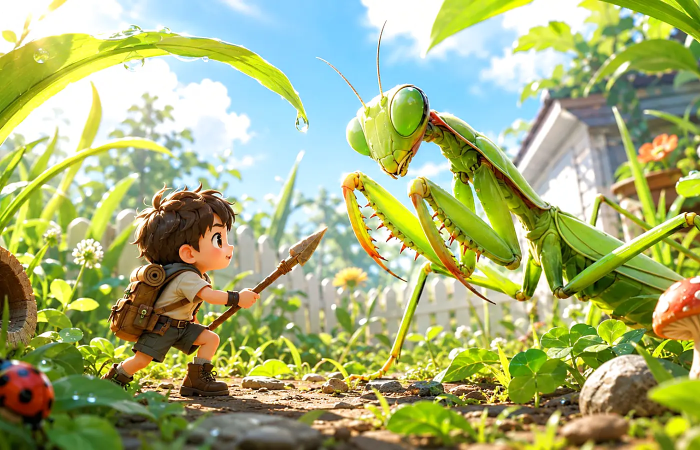
#> input picture assets/insect-main-v2.webp, 1400 x 900 px (shown at 1/2 size)
$ python -i studio_report.py   (imports and definitions only)
#> lines starting #> are read from the running program, lines starting #| are printed output that depends on the picture
#> further down, picture is the input picture: PIL image 1400x900 RGB; mean R, G, B 166.3, 176.6, 120.5
#!/usr/bin/env python3
"""Studio 실행 한 번 → 화면 검수 보고서 한 장 (바이브 엔진 시각 검수 · 2026-11-29).

오너: "스튜디오 스샷 한 번 찍을 때 많이·자세히", "항구가 다 비슷", "검증 안 된 결과 완료 처리 금지".
이 도구가 하는 일:
  1. 프레임(jpg/png)과 STUDIO_STEP_OUT 숫자를 모은다 (GitHub 실행 번호 또는 로컬 폴더).
  2. 항구(장면)마다 12각도 묶음 시트를 만든다 (studio_shots.py 각도 이름 기준).
  3. 이상 화면(너무 어두움/밝음/단색/빈 화면)을 표시한다.
  4. **항구끼리 같은 각도 사진이 너무 비슷하면 경고**한다(색 분포+구도 유사도). "다 똑같다"를 숫자로 잡는다.
  5. --prev 를 주면 같은 이름 사진을 전/후로 나란히 붙인다.
  6. REPORT.md 에 표로 정리한다 → PR 본문 "검증" 칸에 그대로 붙인다.

사용:
  studio_report.py <실행번호|프레임폴더> [--prev <실행번호|폴더>] [--out <폴더>] [--repo owner/name]
종료 코드: 이상 화면이 있으면 1 (비슷함 경고는 0, 보고서에만 적음)
"""
import glob
import os
import re
import subprocess
import sys

from PIL import Image, ImageChops, ImageDraw, ImageStat

sys.path.insert(0, os.path.join(os.path.dirname(os.path.abspath(__file__)), "..", "..", "roblox-games", "mare-essentia", "tools", "devloop"))
try:
    from studio_shots import ANGLES  # noqa: E402
    ANGLE_NAMES = [a[0] for a in ANGLES]
except Exception:  # 다른 게임에서도 쓸 수 있게
    ANGLE_NAMES = []

SIMILAR = 0.93  # 이 이상이면 "너무 비슷"


# [36 lines left out: functions font, arg, fetch, not called in this run]


def frames_of(d):
    fs = [f for ext in ("jpg", "jpeg", "png") for f in glob.glob(os.path.join(d, "**", "*." + ext), recursive=True)]
    return sorted(f for f in fs if not os.path.basename(f).startswith(("sheet_", "compare_")))


# [20 lines left out: functions split_name, health, not called in this run]


def signature(im):
    """색 분포(32칸×3) + 32×18 밝기 구도(평균 뺀 값). 0~1 유사도 비교용."""
    rgb = im.convert("RGB").resize((96, 54))
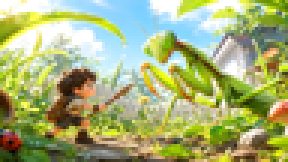
#> rgb: PIL image 96x54 RGB (shown 3 times larger); mean R, G, B 166.3, 176.6, 120.3
    hist = []
    for ch in rgb.split():
        h = ch.histogram()
        bins = [sum(h[i:i + 8]) for i in range(0, 256, 8)]
        tot = float(sum(bins)) or 1.0
        hist += [b / tot for b in bins]
#> this loop made 3 passes
#> after the loop, hist = 96 values, max 0.173 at index 95, min 0.000193 at index 1, mean 0.0312
    layout = list(rgb.convert("L").resize((32, 18)).tobytes())
#> layout = 576 values, max 255 at index 0, min 30 at index 513, mean 167.2
    m = sum(layout) / len(layout)
#> m = 167.2
    layout = [v - m for v in layout]
#> layout = 576 values, max 87.79 at index 0, min -137.2 at index 513, mean 1.26e-14
    return hist, layout


# [112 lines left out: functions similarity, sheet, main, not called in this run]


# [2 lines not run here, left out]

>>> from PIL import Image
>>> picture = Image.open('../../assets/insect-main-v2.webp')
>>> result = signature(picture)
